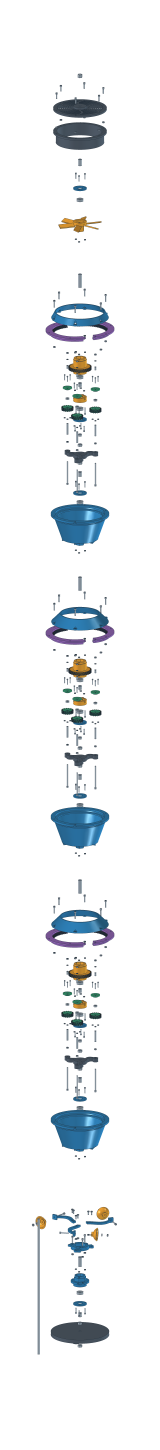
#> input picture experiments/print_petg_12/output/exploded_raw.png, 1600 x 14500 px (shown at 1/10 size)
$ python make_poster.py
#> lines starting #> are read from the running program, lines starting #| are printed output that depends on the picture; after the words box and inside, x2 and y2 are one past the last pixel; in counts of white or black regions, pixels touching at a corner belong together
import os
"""Compose the engineering assembly poster from native CAD renders."""
from pathlib import Path
from collections import defaultdict
import json,csv,textwrap
from PIL import Image,ImageDraw,ImageFont,ImageChops
ROOT=Path(__file__).resolve().parent;OUT=ROOT/"output"
W,H=4700,15200
im=Image.new("RGB",(W,H),"white");d=ImageDraw.Draw(im)
#> after `im = Image.new('RGB', (W, H), 'white')`: im: PIL image 4700x15200 RGB; every value is 255
FONT="/usr/share/fonts/truetype/dejavu/DejaVuSans.ttf"
BOLD="/usr/share/fonts/truetype/dejavu/DejaVuSans-Bold.ttf"
def font(n,b=False):return ImageFont.truetype(BOLD if b else FONT,n)
ink="#152c3a";muted="#4c6572";blue="#176c98";line="#8b9fa9"
def text(x,y,s,size=32,b=False,color=ink):d.text((x,y),s,font=font(size,b),fill=color)
def wrap(x,y,s,width=52,size=30,b=False,color=ink):
    for a in textwrap.wrap(s,width=width):
        text(x,y,a,size,b,color);y+=int(size*1.4)
    return y
text(70,48,"FOUR-LEVEL FAN TUNNEL",78,True)
text(74,146,"PETG  |  0.4 mm nozzle for helical gears  |  Separate parts and assembly order",36,color=muted)
d.line((70,220,4630,220),fill=blue,width=6)
raw=Image.open(OUT/"exploded_raw.png").convert("RGB")
#> raw is the input picture: PIL image 1600x14500 RGB; mean R, G, B 239.7, 242.1, 243.8
im.paste(raw,(800,300))
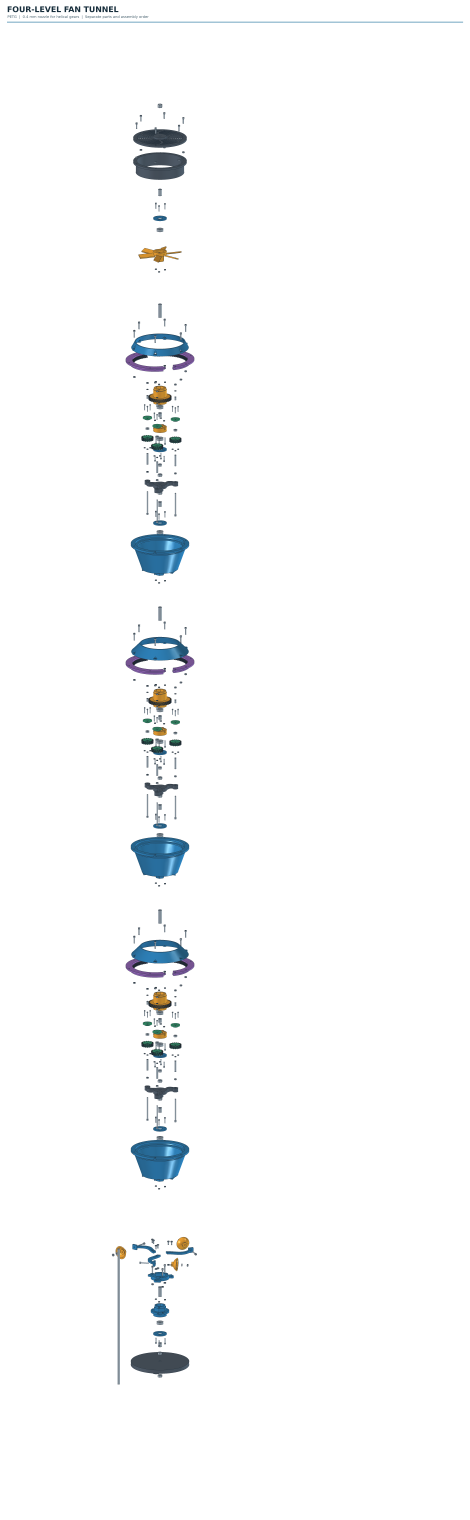
#> im: PIL image 4700x15200 RGB (shown at 1/10 size); mean R, G, B 249.8, 250.6, 251.2
# Guide axis, unobtrusive and dashed.
for y in range(360,14800,45):d.line((1600,y,1600,y+18),fill="#d2dce1",width=2)
# Restore opaque render over guide; guide remains in white gaps only.
mask=ImageChops.difference(raw,Image.new("RGB",raw.size,"white")).convert("L").point(lambda x:255 if x>12 else 0)
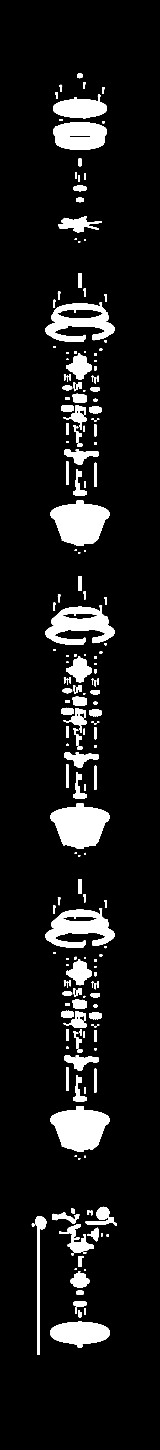
#> mask: PIL image 1600x14500 L (shown at 1/10 size); 8.3% white; 249 white regions, largest, box (x1, y1, x2, y2) and area: (508, 11060, 1092, 11517) 179286, (508, 5001, 1092, 5458) 179278, (508, 8031, 1092, 8488) 179046
im.paste(raw,(800,300),mask)
names={
"P01":"608 bearing retainer","P02":"Pot + fan floor A","P03":"Pot + fan floor B",
"P04":"Fixed curved carrier","P05":"Lower sun bearing housing","P06":"36T helical sun + hex socket",
"P07":"18T helical planet / 604 seat","P08":"604 bearing retainer","P09":"72T one-piece helical ring",
"P10":"Interstage air collar","P11":"Terminal air collar","P12":"Stationary base",
"P13":"Bottom drive adapter","P14":"Removable sail hub","P15":"Curved sail arm",
"P16":"Circular wind cup","P17":"Top fan, pitch B","P18":"Stationary guard shroud",
"P19":"Six-spoke guard grille","H608":"608 steel bearing","H604":"604 steel bearing",
"C01":"608 fit coupon","C02":"604 fit coupon"}
#> (the run stopped early here; a loop or call above may not have finished)
